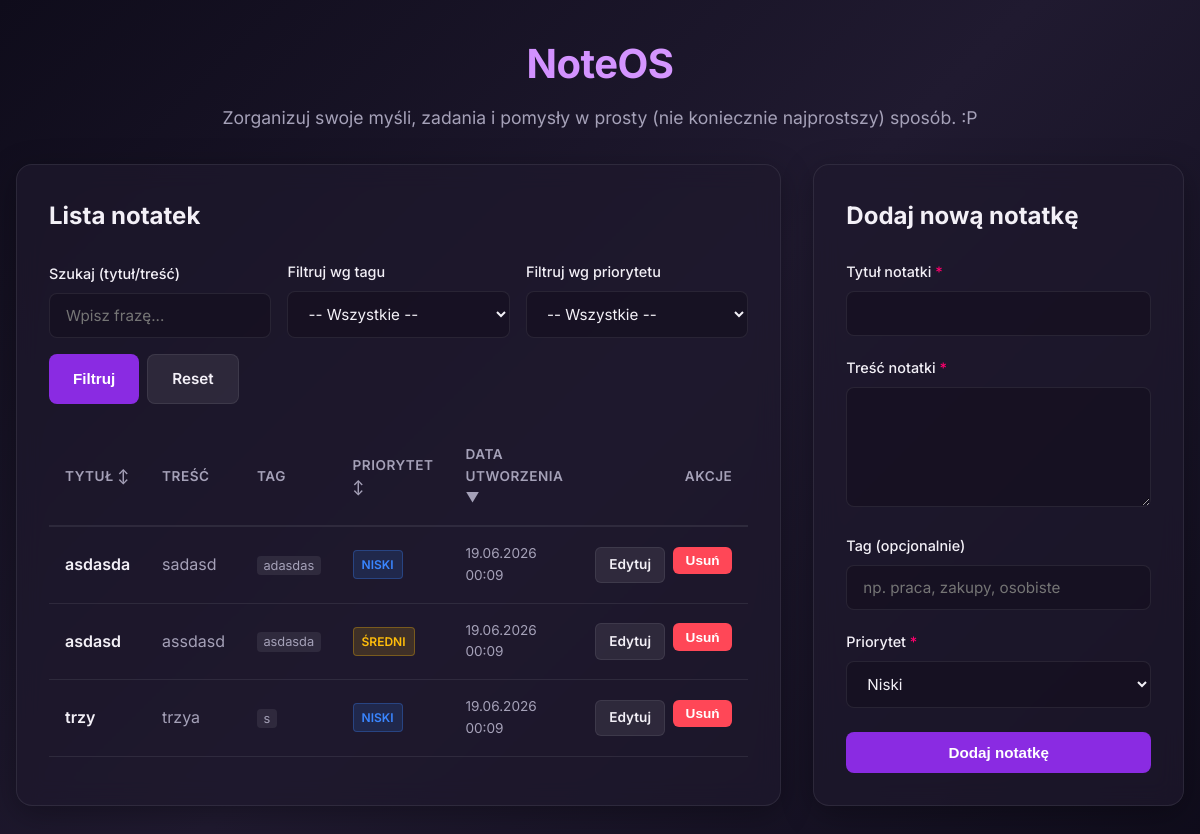
The page / on the database its author committed.
### tables this page shows
CREATE TABLE notes (
            id INTEGER PRIMARY KEY AUTOINCREMENT,
            title TEXT NOT NULL,
            content TEXT NOT NULL,
            tag TEXT,
            priority INTEGER NOT NULL,
            created_at TEXT NOT NULL
        );

### index.php (called while the page is built, shortened)
<?php
require_once __DIR__ . '/src/Note.php';
require_once __DIR__ . '/src/NoteRepository.php';
$db = Database::getConnection();
$repo = new NoteRepository($db);
$oldInput = [];
$editNote = null;
$search = trim($_GET['search'] ?? '');
$filterTag = isset($_GET['tag']) && $_GET['tag'] !== '' ? trim($_GET['tag']) : null;
$filterPriority = isset($_GET['priority']) && $_GET['priority'] !== '' ? (int)$_GET['priority'] : null;
$sortBy = trim($_GET['sort'] ?? 'created_at');
$sortOrder = trim($_GET['order'] ?? 'desc');
$notes = $repo->getAll($search, $filterTag, $filterPriority, $sortBy, $sortOrder);
require __DIR__ . '/views/layout.view.php';

### src/NoteRepository.php (called while the page is built, shortened)
<?php
require_once __DIR__ . '/Note.php';
class NoteRepository {
    private PDO $db;
    public function __construct(PDO $db) {
        $this->db = $db;
    }
    public function getAll(
        string $search = '',
        ?string $filterTag = null,
        ?int $filterPriority = null,
        string $sortBy = 'created_at',
        string $sortOrder = 'DESC'
    ): array {
        $sql = "SELECT * FROM notes WHERE 1=1";
        $params = [];
        $allowedSortColumns = ['title', 'priority', 'created_at'];
        $sortOrder = strtoupper($sortOrder) === 'ASC' ? 'ASC' : 'DESC';
        $sql .= " ORDER BY {$sortBy} {$sortOrder}";
        $stmt = $this->db->prepare($sql);
        $stmt->execute($params);
        $notes = [];
        while ($row = $stmt->fetch()) {
            $notes[] = new Note($row);
        }
        return $notes;
    }
}

### src/Note.php (called while the page is built, shortened)
<?php
class Note {
    private ?int $id = null;
    private string $title = '';
    private string $content = '';
    private ?string $tag = null;
    private int $priority = 1;
    private string $createdAt = '';
    public function __construct(array $data = []) {
        if (isset($data['id'])) {
            $this->id = (int)$data['id'];
        }
        if (isset($data['title'])) {
            $this->title = trim($data['title']);
        }
        if (isset($data['content'])) {
            $this->content = trim($data['content']);
        }
        if (isset($data['tag'])) {
            $this->tag = trim($data['tag']) !== '' ? trim($data['tag']) : null;
        }
        if (isset($data['priority'])) {
            $this->priority = (int)$data['priority'];
        }
        $this->createdAt = $data['created_at'] ?? date('Y-m-d H:i:s');
    }
    public function getId(): ?int {
        return $this->id;
    }
    public function getTitle(): string {
        return $this->title;
    }
    public function getContent(): string {
        return $this->content;
    }
    public function getTag(): ?string {
        return $this->tag;
    }
    public function getPriority(): int {
        return $this->priority;
    }
    public function getCreatedAt(): string {
        return $this->createdAt;
    }
}

### views/index.view.php (the view, shortened to what this page needs)
<?php
function escape(?string $value): string {
    return htmlspecialchars($value ?? '', ENT_QUOTES, 'UTF-8');
}
function getSortIndicator(string $column, string $currentSortBy, string $currentSortOrder): string {
    if ($currentSortBy !== $column) {
        return '↕';
    }
    return $currentSortOrder === 'ASC' ? '▲' : '▼';
}
function getSortUrl(string $column, string $currentSortBy, string $currentSortOrder, string $search, ?string $tag, ?int $priority): string {
    $nextOrder = ($currentSortBy === $column && $currentSortOrder === 'ASC') ? 'desc' : 'asc';
    $params = ['sort' => $column, 'order' => $nextOrder];
    return '?' . http_build_query($params);
}
?>
<div class="dashboard-grid">
    <div class="glass-panel">
        <h2 style="margin-bottom: 1.5rem;">Lista notatek</h2>
        <form method="GET" action="" class="filters-bar">
            <div class="filter-item">
                <label for="search">Szukaj (tytuł/treść)</label>
                <input type="text" id="search" name="search" value="<?= escape($search) ?>" placeholder="Wpisz frazę...">
            </div>
            <div class="filter-item">
                <label for="tag">Filtruj wg tagu</label>
                <select id="tag" name="tag">
                    <option value="">-- Wszystkie --</option>
                </select>
            </div>
            <div class="filter-item">
                <label for="priority">Filtruj wg priorytetu</label>
                <select id="priority" name="priority">
                    <option value="">-- Wszystkie --</option>
                </select>
            </div>
            <div class="filter-actions">
                <button type="submit" class="btn btn-primary">Filtruj</button>
                <a href="index.php" class="btn btn-secondary">Reset</a>
            </div>
        </form>
        <div class="table-container">
            <?php if (empty($notes)): ?>
                <div class="empty-state">
                    <p>Brak notatek spełniających wybrane kryteria.</p>
                </div>
            <?php else: ?>
                <table>
                    <thead>
                        <tr>
                            <th>
                                <a href="<?= getSortUrl('title', $sortBy, $sortOrder, $search, $filterTag, $filterPriority) ?>">
                                    Tytuł <?= getSortIndicator('title', $sortBy, $sortOrder) ?>
                                </a>
                            </th>
                            <th>Treść</th>
                            <th>Tag</th>
                            <th>
                                <a href="<?= getSortUrl('priority', $sortBy, $sortOrder, $search, $filterTag, $filterPriority) ?>">
                                    Priorytet <?= getSortIndicator('priority', $sortBy, $sortOrder) ?>
                                </a>
                            </th>
                            <th>
                                <a href="<?= getSortUrl('created_at', $sortBy, $sortOrder, $search, $filterTag, $filterPriority) ?>">
                                    Data utworzenia <?= getSortIndicator('created_at', $sortBy, $sortOrder) ?>
                                </a>
                            </th>
                            <th style="text-align: right;">Akcje</th>
                        </tr>
                    </thead>
                    <tbody>
                        <?php foreach ($notes as $note): ?>
                            <tr>
                                <td style="font-weight: 600;"><?= escape($note->getTitle()) ?></td>
                                <td>
                                    <div class="note-content-preview" title="<?= escape($note->getContent()) ?>">
                                        <?= escape($note->getContent()) ?>
                                    </div>
                                </td>
                                <td>
                                    <?php if ($note->getTag()): ?>
                                        <span class="tag-label"><?= escape($note->getTag()) ?></span>
                                    <?php else: ?>
                                        <span style="color: var(--text-muted); font-size: 0.85rem;">-</span>
                                    <?php endif; ?>
                                </td>
                                <td>
                                    <?php if ($note->getPriority() === 1): ?>
                                        <span class="badge badge-low">Niski</span>
                                    <?php elseif ($note->getPriority() === 2): ?>
                                        <span class="badge badge-medium">Średni</span>
                                    <?php else: ?>
                                        <span class="badge badge-high">Wysoki</span>
                                    <?php endif; ?>
                                </td>
                                <td style="font-size: 0.85rem; color: var(--text-muted);">
                                    <?= escape(date('d.m.Y H:i', strtotime($note->getCreatedAt()))) ?>
                                </td>
                                <td style="text-align: right;">
                                    <div class="actions-cell" style="justify-content: flex-end;">
                                        <a href="?action=edit&id=<?= $note->getId() ?>&sort=<?= escape($sortBy) ?>&order=<?= escape($sortOrder) ?>&search=<?= escape($search) ?>&tag=<?= escape($filterTag) ?>&priority=<?= escape((string)$filterPriority) ?>" class="btn btn-secondary btn-sm">Edytuj</a>
                                        <form method="POST" action="?action=delete" onsubmit="return confirm('Czy na pewno chcesz usunąć tę notatkę?');" style="display:inline;">
                                            <button type="submit" class="btn btn-danger btn-sm">Usuń</button>
                                        </form>
                                    </div>
                                </td>
                            </tr>
                        <?php endforeach; ?>
                    </tbody>
                </table>
            <?php endif; ?>
        </div>
    </div>
    <div class="glass-panel <?= $editNote !== null ? 'edit-highlight' : '' ?>">
        <?php if ($editNote !== null): ?>
            <div class="edit-title">
                <h2>Edycja notatki</h2>
                <a href="index.php?sort=<?= escape($sortBy) ?>&order=<?= escape($sortOrder) ?>&search=<?= escape($search) ?>&tag=<?= escape($filterTag) ?>&priority=<?= escape((string)$filterPriority) ?>" class="btn-close" title="Anuluj edycję">&times;</a>
            </div>
            <form method="POST" action="?action=update">
                <input type="hidden" name="id" value="<?= $editNote->getId() ?>">
        <?php else: ?>
            <h2 style="margin-bottom: 1.5rem;">Dodaj nową notatkę</h2>
            <form method="POST" action="?action=create">
        <?php endif; ?>
            <div class="form-group">
                <label for="title">Tytuł notatki <span style="color: var(--priority-high)">*</span></label>
                <input type="text" id="title" name="title" value="<?= escape($oldInput['title'] ?? ($editNote ? $editNote->getTitle() : '')) ?>">
            </div>
            <div class="form-group">
                <label for="content">Treść notatki <span style="color: var(--priority-high)">*</span></label>
                <textarea id="content" name="content"><?= escape($oldInput['content'] ?? ($editNote ? $editNote->getContent() : '')) ?></textarea>
            </div>
            <div class="form-group">
                <label for="note_tag">Tag (opcjonalnie)</label>
                <input type="text" id="note_tag" name="tag" value="<?= escape($oldInput['tag'] ?? ($editNote ? $editNote->getTag() : '')) ?>" placeholder="np. praca, zakupy, osobiste">
            </div>
            <div class="form-group">
                <label for="note_priority">Priorytet <span style="color: var(--priority-high)">*</span></label>
                <?php
                $selectedPriority = (int)($oldInput['priority'] ?? ($editNote ? $editNote->getPriority() : 1));
                ?>
                <select id="note_priority" name="priority">
                    <option value="1" <?= $selectedPriority === 1 ? 'selected' : '' ?>>Niski</option>
                </select>
            </div>
            <div style="margin-top: 1.5rem; display: flex; gap: 1rem;">
                <button type="submit" class="btn btn-primary" style="flex: 1;">
                    <?= $editNote !== null ? 'Zapisz zmiany' : 'Dodaj notatkę' ?>
                </button>
            </div>
        </form>
    </div>
</div>

### views/layout.view.php (shortened to what this page needs)
<!DOCTYPE html>
<html lang="pl">
<head>
    <link rel="stylesheet" href="css/style.css">
</head>
<body>
    <div class="container">
        <header>
            <h1>NoteOS</h1>
            <p>Zorganizuj swoje myśli, zadania i pomysły w prosty (nie koniecznie najprostszy) sposób. :P</p>
        </header>
        <main>
            <?php require $view; ?>
        </main>
    </div>
</body>
</html>

### css/style.css (style rules this page uses)
:root { --bg-gradient: linear-gradient(135deg, #0f0c1b 0%, #201a30 50%, #0f0c1b 100%); --panel-bg: rgba(30, 25, 45, 0.7); --panel-border: rgba(255, 255, 255, 0.08); --primary: #8a2be2; --primary-hover: #9d4edd; --primary-light: rgba(138, 43, 226, 0.2); --text-color: #f3f0f7; --text-muted: #a5a1b8; --danger: #ff4757; --danger-hover: #ff6b81; --success: #2ed573; --font-family: 'Inter', -apple-system, BlinkMacSystemFont, "Segoe UI", Roboto, sans-serif; --priority-low: #3a86ff; --priority-medium: #ffbe0b; --priority-high: #ff006e; }
* { box-sizing: border-box; margin: 0; padding: 0; }
body { font-family: var(--font-family); background: var(--bg-gradient); background-attachment: fixed; color: var(--text-color); line-height: 1.6; padding: 2rem 1rem; min-height: 100vh; }
.container { max-width: 1200px; margin: 0 auto; }
header { margin-bottom: 2rem; text-align: center; }
header h1 { font-size: 2.5rem; font-weight: 700; letter-spacing: -0.5px; margin-bottom: 0.5rem; background: linear-gradient(90deg, #c77dff, #e0aaff); -webkit-background-clip: text; -webkit-text-fill-color: transparent; }
header p { color: var(--text-muted); font-size: 1.1rem; }
.glass-panel { background: var(--panel-bg); border: 1px solid var(--panel-border); backdrop-filter: blur(12px); -webkit-backdrop-filter: blur(12px); border-radius: 16px; padding: 2rem; box-shadow: 0 8px 32px 0 rgba(0, 0, 0, 0.3); margin-bottom: 2rem; transition: transform 0.3s ease, box-shadow 0.3s ease; }
.dashboard-grid { display: grid; grid-template-columns: 1fr; gap: 2rem; }
@media (min-width: 992px) { .dashboard-grid { grid-template-columns: 2fr 1fr; } }
.form-group { margin-bottom: 1.25rem; }
label { display: block; margin-bottom: 0.5rem; font-weight: 500; font-size: 0.9rem; color: var(--text-color); }
input[type="text"], select, textarea { width: 100%; padding: 0.75rem 1rem; background: rgba(20, 15, 30, 0.6); border: 1px solid var(--panel-border); border-radius: 8px; color: var(--text-color); font-family: var(--font-family); font-size: 0.95rem; transition: border-color 0.2s, box-shadow 0.2s; }
textarea { resize: vertical; min-height: 120px; }
.btn { display: inline-flex; align-items: center; justify-content: center; padding: 0.75rem 1.5rem; border-radius: 8px; font-weight: 600; font-size: 0.95rem; cursor: pointer; border: none; transition: background-color 0.2s, transform 0.1s; text-decoration: none; gap: 0.5rem; }
.btn-primary { background-color: var(--primary); color: white; }
.btn-secondary { background-color: rgba(255, 255, 255, 0.08); color: var(--text-color); border: 1px solid var(--panel-border); }
.btn-danger { background-color: var(--danger); color: white; }
.btn-sm { padding: 0.4rem 0.8rem; font-size: 0.85rem; border-radius: 6px; }
.filters-bar { display: flex; flex-wrap: wrap; gap: 1rem; align-items: flex-end; margin-bottom: 1.5rem; }
.filter-item { flex: 1 1 200px; }
.filter-actions { display: flex; gap: 0.5rem; }
.table-container { overflow-x: auto; }
table { width: 100%; border-collapse: collapse; text-align: left; }
th { padding: 1rem; font-weight: 600; font-size: 0.85rem; text-transform: uppercase; letter-spacing: 0.5px; color: var(--text-muted); border-bottom: 2px solid var(--panel-border); }
th a { color: var(--text-muted); text-decoration: none; display: inline-flex; align-items: center; gap: 0.25rem; }
td { padding: 1rem; border-bottom: 1px solid var(--panel-border); vertical-align: middle; }
.badge { display: inline-block; padding: 0.25rem 0.5rem; border-radius: 4px; font-size: 0.75rem; font-weight: 600; text-transform: uppercase; }
.badge-low { background: rgba(58, 134, 255, 0.15); color: var(--priority-low); border: 1px solid rgba(58, 134, 255, 0.3); }
.badge-medium { background: rgba(255, 190, 11, 0.15); color: var(--priority-medium); border: 1px solid rgba(255, 190, 11, 0.3); }
.tag-label { background: rgba(255, 255, 255, 0.08); color: var(--text-muted); padding: 0.15rem 0.4rem; border-radius: 4px; font-size: 0.8rem; }
.actions-cell { display: flex; gap: 0.5rem; }
.note-content-preview { max-width: 250px; white-space: nowrap; overflow: hidden; text-overflow: ellipsis; color: var(--text-muted); }

### rows shown on the page
notes: title "asdasda", content "sadasd", tag "adasdas", priority "NISKI", created_at "19.06.2026 00:09"
notes: title "asdasd", content "assdasd", tag "asdasda", priority "ŚREDNI", created_at "19.06.2026 00:09"
notes: title "trzy", content "trzya", tag "s", priority "NISKI", created_at "19.06.2026 00:09"

### other values the page prints
getSortIndicator('title', $sortBy, $sortOrder) "↕"
getSortIndicator('priority', $sortBy, $sortOrder) "↕"
getSortIndicator('created_at', $sortBy, $sortOrder) "▼"
